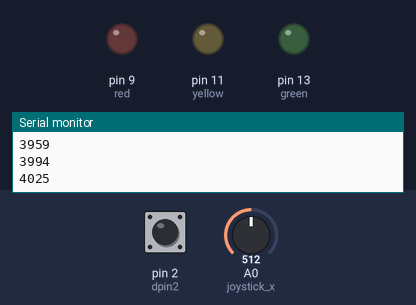
This sketch was run on a simulated Arduino Uno, built with avr-gcc and run on an emulated ATmega328P. On the bench: output pins drawn as LEDs (lit = HIGH), the last lines printed to the serial monitor. Dashed ring = blinking. The test bench sets the inputs (shaded band); at power-on: pin 2 (dpin2) LOW, A0 (joystick_x) = 512.

Above: at 4.4 s.
4.5 s: pin 2 (dpin2) driven HIGH
At 4.9 s:
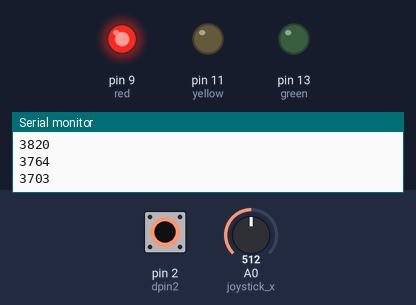
9.1 s: pin 2 (dpin2) pulsed LOW 5 times (0.12 s each, 0.3 s apart)
At 9.39 s:
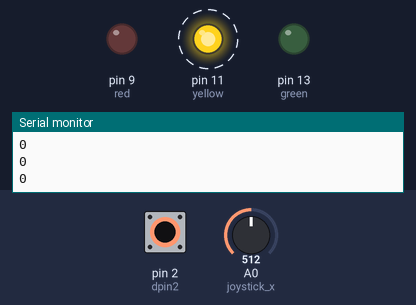
At 11.2 s:
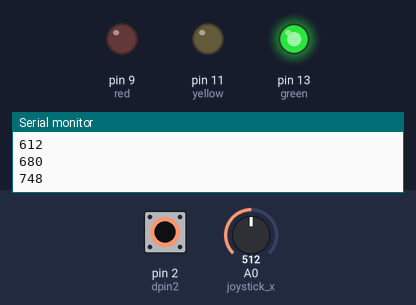
Timing chart, 0 to 12.7 s (numbered marks = the images above; inputs shaded):
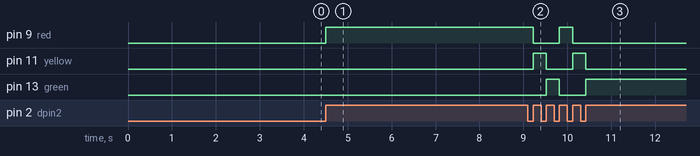

The sketch:

Project4.ino
```cpp
#define joystick_x  A0 // Joystick pin of x movement ( Up and Down )

const int dpin2 = 2; // Button pin
const int red = 9; // led
const int yellow =  11; // led
const int green = 13; // led

int  freq;
int type;

volatile int counter = 0;
int i = 0;
const int maxSamplesNum = 120;
const int maxWaveform = 3;

const int maxim = 50; // max speed
const int minim = 10 ; // max speed

static int Signal[maxWaveform][maxSamplesNum] = {
  // Sin wave
  {
    0x7ff, 0x86a, 0x8d5, 0x93f, 0x9a9, 0xa11, 0xa78, 0xadd, 0xb40, 0xba1,
    0xbff, 0xc5a, 0xcb2, 0xd08, 0xd59, 0xda7, 0xdf1, 0xe36, 0xe77, 0xeb4,
    0xeec, 0xf1f, 0xf4d, 0xf77, 0xf9a, 0xfb9, 0xfd2, 0xfe5, 0xff3, 0xffc,
    0xfff, 0xffc, 0xff3, 0xfe5, 0xfd2, 0xfb9, 0xf9a, 0xf77, 0xf4d, 0xf1f,
    0xeec, 0xeb4, 0xe77, 0xe36, 0xdf1, 0xda7, 0xd59, 0xd08, 0xcb2, 0xc5a,
    0xbff, 0xba1, 0xb40, 0xadd, 0xa78, 0xa11, 0x9a9, 0x93f, 0x8d5, 0x86a,
    0x7ff, 0x794, 0x729, 0x6bf, 0x655, 0x5ed, 0x586, 0x521, 0x4be, 0x45d,
    0x3ff, 0x3a4, 0x34c, 0x2f6, 0x2a5, 0x257, 0x20d, 0x1c8, 0x187, 0x14a,
    0x112, 0xdf, 0xb1, 0x87, 0x64, 0x45, 0x2c, 0x19, 0xb, 0x2,
    0x0, 0x2, 0xb, 0x19, 0x2c, 0x45, 0x64, 0x87, 0xb1, 0xdf,
    0x112, 0x14a, 0x187, 0x1c8, 0x20d, 0x257, 0x2a5, 0x2f6, 0x34c, 0x3a4,
    0x3ff, 0x45d, 0x4be, 0x521, 0x586, 0x5ed, 0x655, 0x6bf, 0x729, 0x794
  }
  ,


  // Triangular wave
  {
    0x44, 0x88, 0xcc, 0x110, 0x154, 0x198, 0x1dc, 0x220, 0x264, 0x2a8,
    0x2ec, 0x330, 0x374, 0x3b8, 0x3fc, 0x440, 0x484, 0x4c8, 0x50c, 0x550,
    0x594, 0x5d8, 0x61c, 0x660, 0x6a4, 0x6e8, 0x72c, 0x770, 0x7b4, 0x7f8,
    0x83c, 0x880, 0x8c4, 0x908, 0x94c, 0x990, 0x9d4, 0xa18, 0xa5c, 0xaa0,
    0xae4, 0xb28, 0xb6c, 0xbb0, 0xbf4, 0xc38, 0xc7c, 0xcc0, 0xd04, 0xd48,
    0xd8c, 0xdd0, 0xe14, 0xe58, 0xe9c, 0xee0, 0xf24, 0xf68, 0xfac, 0xff0,
    0xfac, 0xf68, 0xf24, 0xee0, 0xe9c, 0xe58, 0xe14, 0xdd0, 0xd8c, 0xd48,
    0xd04, 0xcc0, 0xc7c, 0xc38, 0xbf4, 0xbb0, 0xb6c, 0xb28, 0xae4, 0xaa0,
    0xa5c, 0xa18, 0x9d4, 0x990, 0x94c, 0x908, 0x8c4, 0x880, 0x83c, 0x7f8,
    0x7b4, 0x770, 0x72c, 0x6e8, 0x6a4, 0x660, 0x61c, 0x5d8, 0x594, 0x550,
    0x50c, 0x4c8, 0x484, 0x440, 0x3fc, 0x3b8, 0x374, 0x330, 0x2ec, 0x2a8,
    0x264, 0x220, 0x1dc, 0x198, 0x154, 0x110, 0xcc, 0x88, 0x44, 0x0
  }
  ,

  // Square wave
  {
    0xfff, 0xfff, 0xfff, 0xfff, 0xfff, 0xfff, 0xfff, 0xfff, 0xfff, 0xfff,
    0xfff, 0xfff, 0xfff, 0xfff, 0xfff, 0xfff, 0xfff, 0xfff, 0xfff, 0xfff,
    0xfff, 0xfff, 0xfff, 0xfff, 0xfff, 0xfff, 0xfff, 0xfff, 0xfff, 0xfff,
    0xfff, 0xfff, 0xfff, 0xfff, 0xfff, 0xfff, 0xfff, 0xfff, 0xfff, 0xfff,
    0xfff, 0xfff, 0xfff, 0xfff, 0xfff, 0xfff, 0xfff, 0xfff, 0xfff, 0xfff,
    0xfff, 0xfff, 0xfff, 0xfff, 0xfff, 0xfff, 0xfff, 0xfff, 0xfff, 0xfff,
    0x0, 0x0, 0x0, 0x0, 0x0, 0x0, 0x0, 0x0, 0x0, 0x0,
    0x0, 0x0, 0x0, 0x0, 0x0, 0x0, 0x0, 0x0, 0x0, 0x0,
    0x0, 0x0, 0x0, 0x0, 0x0, 0x0, 0x0, 0x0, 0x0, 0x0,
    0x0, 0x0, 0x0, 0x0, 0x0, 0x0, 0x0, 0x0, 0x0, 0x0,
    0x0, 0x0, 0x0, 0x0, 0x0, 0x0, 0x0, 0x0, 0x0, 0x0,
    0x0, 0x0, 0x0, 0x0, 0x0, 0x0, 0x0, 0x0, 0x0, 0x0
  }

};


void setup() {
  // put your setup code here, to run once:
  Serial.begin(9600*2);
  attachInterrupt(digitalPinToInterrupt(dpin2), WaveGenerator, RISING);
  pinMode(red,OUTPUT);
  pinMode(yellow,OUTPUT);
  pinMode(green,OUTPUT);
}

void loop() {
  // put your main code here, to run repeatedly:
  Frequency();
  for (i = 0; i < maxSamplesNum; i++){
    Serial.println(Signal[type][i]);
    delay(freq);

  }

}

void Frequency(){
  int value_j = analogRead(joystick_x);

  if(  (value_j >= 200) && (value_j <= 800) ) {
    freq = 30;
    }

  if(  (value_j >= 0) && (value_j < 200) ) {
  freq = freq + 10;

  if (freq >= 50){  // Speed limit
    freq = maxim;
  }
  delay(freq);
  }

  if(  (value_j > 800) && (value_j <= 1023) ) {
  freq = freq - 10;
  if (freq <= 10){      // Speed limit
    freq = minim;
  }
  delay(freq);
  }
}

void Sinuswave(){
  type = 0;
}

void Squarewave(){
  type = 2;
}

void Trianghwave(){
  type = 1;
}

void WaveGenerator(){

  counter = counter + 1;
  if (counter == 4){
    counter = 1;
  }
  if (counter == 1){
    Sinuswave();
    digitalWrite(red,HIGH);
    digitalWrite(yellow,LOW);
    digitalWrite(green,LOW);
  }
  if (counter == 2){
    Squarewave();
    digitalWrite(yellow,HIGH);
    digitalWrite(red,LOW);
    digitalWrite(green,LOW);
  }
  if (counter == 3){
    Trianghwave();
    digitalWrite(green,HIGH);
    digitalWrite(red,LOW);
    digitalWrite(yellow,LOW);
  }

}
```

Measured:
- after the input at 4.5 s, pin 9 (red): LOW → HIGH at once
- after the input at 9.1 s, pin 9 (red): HIGH → LOW after 0.12 s, → HIGH 0.60 s later, → LOW 0.30 s later; pin 11 (yellow): alternates HIGH for 0.30 s and LOW for 0.60 s, 4 changes in all, then stays LOW, starting after 0.12 s; pin 13 (green): LOW → HIGH after 0.42 s, → LOW 0.30 s later, → HIGH 0.60 s later
